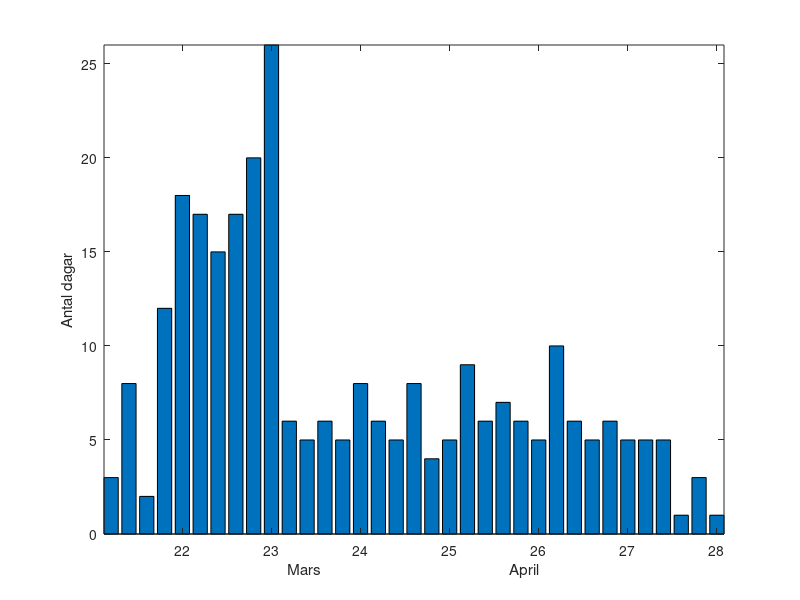

This figure's MATLAB source:
clear all
clc

Pask=load('Datum.txt');
Ar=Pask(:,1);
Manad=Pask(:,2);
Datum=Pask(:,3);

Mars=[];
April=[];
for n=1:length(Pask)
    if Manad(n)==1
        Mars=[Mars Datum(n)];
    elseif Manad(n)==2
        April=[April Datum(n)];
    end
end

M=zeros(1,10);
A=zeros(1,25);
for n=1:length(Mars)
    for d=1:10
        if Mars(n)==(d+21)
            M(d)=M(d)+1;
        end
    end
    for d=1:25
        if April(n)==d
            A(d)=A(d)+1;
        end
    end
end
DatumB=[22:31 1:25];
x=1:35;
bar(x,[M A]);
axis tight
xlabel('Mars                                               April');
ylabel('Antal dagar');
set(gca,'xticklabel',DatumB);


    